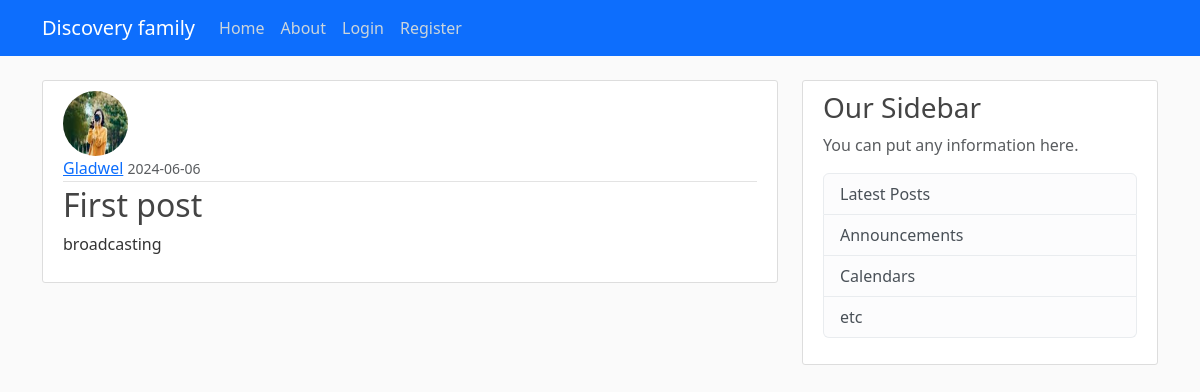
The app's page /post/4 with its own data.
### app/models.py (models this page shows, shortened)
class User(db.Model,UserMixin):
    id = db.Column(db.Integer, primary_key=True)
    username = db.Column(db.String(12), unique=True, nullable=False)
    email = db.Column(db.String(120), unique=True, nullable=False)
    image_file = db.Column(db.String(20), nullable=False, default = 'default.jpg')
    password = db.Column(db.String(60), nullable=False)
    posts = db.relationship("Post", backref='author', lazy=True)

class Post(db.Model):
    id = db.Column(db.Integer, primary_key=True)
    title = db.Column(db.String(100), nullable=False)
    content = db.Column(db.Text(), nullable=False)
    date_posted = db.Column(db.DateTime(), nullable=False, default = datetime.utcnow)
    user_id = db.Column(db.Integer, db.ForeignKey('user.id'), nullable=False)

### app/route.py (the view)
@app.route("/post/<int:post_id>", methods = ["POST", "GET"])
def post(post_id):
    post=Post.query.get_or_404(post_id)
    return render_template("post.html",title=post.title,post=post)

### app/templates/post.html (shortened to what this page needs)
{% extends 'base.html' %}
{% block content %}
    <article class="media content-section">
      <img
      class="rounded-circle article-img"
      src="{{ url_for('static',filename='profile_pics/' + post.author.image_file) }}"
      alt=""
    />
        <div class="media-body">
          <div class="article-metadata">
            <a class="mr-2" href="#">{{ post.author.username }}</a>
            <small class="text-muted">{{ post.date_posted.strftime('%Y-%m-%d') }}</small>
        </div>
          <div>
          <h2 class="article-title">{{ post.title }}</h2>
          <p class="article-content">{{ post.content }}</p>
        </div>
      </article>
{% endblock %}

### app/static/main.css (style rules this page uses)
body { background: #fafafa; color: #333333; margin-top: 5rem; }
h1, h2, h3, h4, h5, h6 { color: #444444; }
.content-section { background: #ffffff; padding: 10px 20px; border: 1px solid #dddddd; border-radius: 3px; margin-bottom: 20px; }
.article-title { color: #444444; }
.article-content { white-space: pre-line; }
.article-img { height: 65px; width: 65px; margin-right: 16px; }
.article-metadata { padding-bottom: 1px; margin-bottom: 4px; border-bottom: 1px solid #e3e3e3 }

### records on screen
User: image_file (picture), author.username "Gladwel"
Post: date_posted "2024-06-06", title "First post", content "broadcasting"
